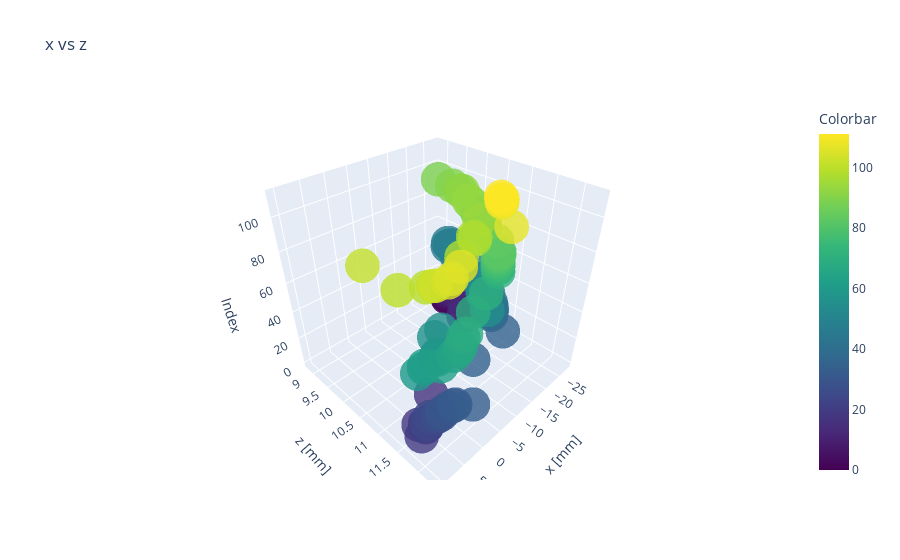

Notebook code for this chart:
### Code cell
a = 0
b = 2

measured2D = go.Scatter3d(x=locpred[:,a], y=locpred[:,b], z=np.array(range(len(locpred[:,a]))), mode='markers', marker=dict(
        size=12,
        color=np.array(range(len(locpred[:,a]))),                # set color to an array/list of desired values
        colorbar=dict(
            title="Colorbar"
        ),
        colorscale='Viridis',   # choose a colorscale
        opacity=0.8
    ))
#calc2D = go.Scatter(x=locact[:,a], y=locact[:,b], mode='markers')
layout = go.Layout(title='x vs z', scene=dict(xaxis_title='x [mm]', yaxis_title='z [mm]', zaxis_title='Index'))
fig2 = go.Figure(data=[measured2D], layout=layout)
fig2.update_yaxes(scaleanchor='x')
fig2.show()
